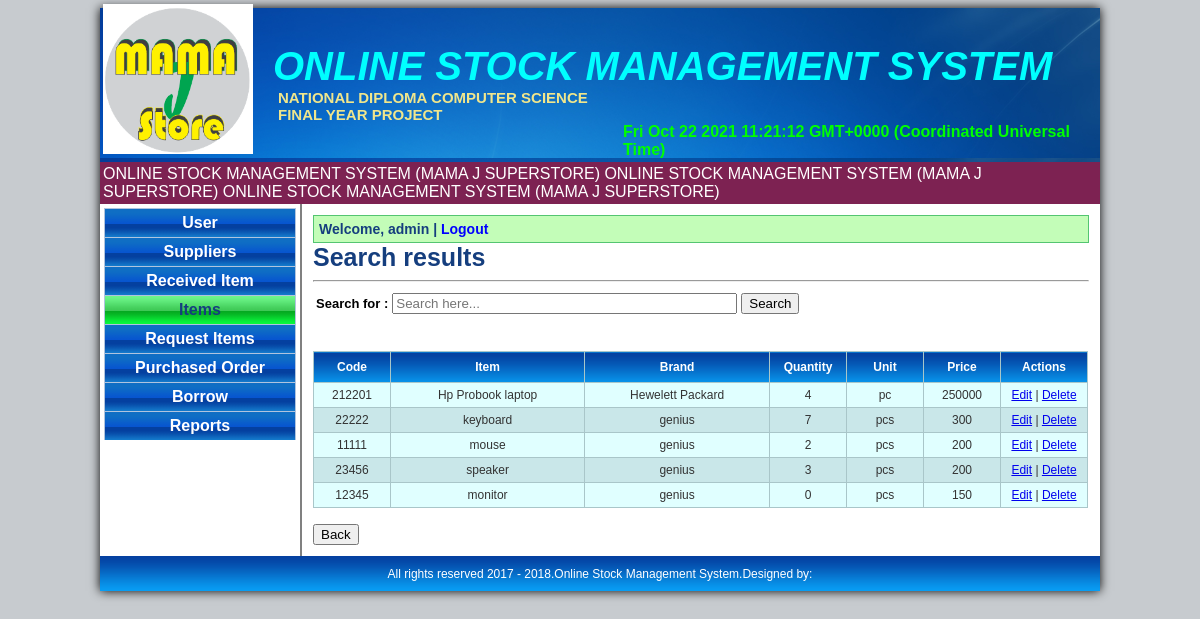
The app's page /search_item.php (signed in) with its own data.
### tables this page shows
CREATE TABLE `itemlist` (
  `item_id` int(11) NOT NULL,
  `item_code` int(50) NOT NULL,
  `item_name` varchar(100) NOT NULL,
  `brand_name` varchar(50) NOT NULL,
  `quantity` int(11) NOT NULL,
  `unit_name` varchar(50) NOT NULL,
  `price` int(11) NOT NULL,
  `type_name` varchar(50) NOT NULL,
  `cat_name` varchar(50) NOT NULL,
  `supplier_id` int(11) NOT NULL,
  `supplier_name` varchar(50) NOT NULL,
  `dateadded` varchar(25) NOT NULL
);

### includes/get_username.php (called while the page is built, shortened)
<?php
if(isset($_SESSION['id']))
	{
		$username=$_SESSION['username'];
	}
else
	{
		header("location:index.php");
	}
?>

### search_item.php (the view)
<?php require_once('includes/header.php');?>
<?php require_once('includes/connection.php');?>
<?php include('includes/get_username.php');?>
	<table id="sidebar">
			<tr id="navbox">
				<td>
					<ul id="nav">
						<li><a href="user.php">User</a></li>
						<li><a href="supplier.php">Suppliers</a></li>
						<li><a href="received_item.php">Received Item</a></li>
						<li><a href="item.php"class="current">Items</a></li>
						<li><a href="request_items.php">Request Items</a></li>
						<li><a href="po.php">Purchased Order</a></li>
						<li><a href="borrow.php">Borrow</a></li>
						<li><a href="report.php">Reports</a></li>
					</ul>
				</td>
			</tr>
	</table>
	<table id="contentbox">
			<tr>
				<td id="content">
				<div class="name">Welcome, <b><?php echo $username; ?></b> | <a href="logout.php">Logout</a></div>
					<div class="label">Search results</div>
					<hr />
					<form name="formsearch" method="post" onsubmit="return validateForm()" action="search_item.php">
						<table>
							<tr>
								<td class="search">Search for :</td>
								<td><input type="text" size="40px" name="search" placeholder="Search here..." /></td>
								<td><input type="submit" value="Search" style="cursor:pointer;"/></td>
							</tr>
						</table>
					</form>
					<br />
					<table class="inventory_table" id="alternatecolor">
						<tr>
							<th width="60">Code</th>
							<th>Item</th>
							<th>Brand</th>
							<th width="60">Quantity</th>
							<th width="60">Unit</th>
							<th width="60">Price</th>
							<th width="70">Actions</th>
						</tr>
						<?php
						$search=$_POST["search"];
						$query="select * from itemlist where  item_name like '%$search%' || brand_name like '%$search%' || supplier_name like '%$search%' ORDER BY item_id DESC";
						$result=mysqli_query($con,$query);
						while($row = mysqli_fetch_array($result))
						{
						?>
						<tr>
							<td><?php echo $row['item_code'];?></td>
							<td><?php echo $row['item_name'];?></td>
							<td><?php echo $row['brand_name'];?></td>
							<td><?php echo $row['quantity'];?></td>
							<td><?php echo $row['unit_name'];?></td>
							<td><?php echo $row['price'];?></td>
							<td><a href='edit_item.php?item_id=<?php echo $row['item_id']?>'>Edit</a> |
							<a href="JavaScript:if(confirm('Are you sure you want to delete this record?')==true)
							{window.location='delete_item.php?item_id=<?php echo $row['item_id']?>';}">Delete</a></td>
						</tr>
						<?php
						}
						?>
					</table>
					<p class="add">
						<a href="item.php"><input type="Button" name="Btnadd" style="cursor:pointer;" value="Back"></a>
					</p>
				</td>
			</tr>
	</table>
<?php require('includes/footer.php');?>

### mainstyle.css (style rules this page uses)
body { background-color:#c7cbcf; }
#sidebar { float:left; width:200px; }
#navbox { height:0px; }
#contentbox { background-color:#ffffff; width:800px; border-left:2px solid gray; }
#content { padding:9px; }
#nav,#nav ul { list-style:none; padding:1px; margin-top:-0px; }
#nav li { width:192px; }
#nav a { border-right:1px solid #B0C4DE; border-top:1px solid #B0C4DE; border-left:1px solid #B0C4DE; display:block; background-image:url(image/nav.png); color:white; text-decoration:none; text-align:center; padding:5px; font-family:arial; font-weight:bold; }
#nav a.current { background-image:url(image/currentbg.png); color:#153E7E; font-weight:bold; }
.name { border:1px solid #54C571; padding:5px; font-family:arial; background-color:#C3FDB8; font-size:14px; font-weight:bold; color:#153E7E; }
.name a { color:blue;text-decoration:none;font-weight:bold; }
.add a { text-decoration:none }
.label { font-family:arial; font-size:25px;font-weight:bold;color:#153E7E; }
.search { text-align:right;font-family:arial; font-size:13px;font-weight:bold; }
table.inventory_table { font-family:sans-serif; font-size:12px; color:#333333; border-width: 1px; border-color: #a9c6c9; border-collapse: collapse; width:775px; }
table.inventory_table th { background-image:url(image/header.png); color:#fff; border-width: 1px; padding: 8px; border-style: solid; border-color: #a9c6c9; }
table.inventory_table td { border-width: 1px; padding: 5px; border-style: solid; border-color: #a9c6c9; text-align:center; }
.oddrowcolor { background-color:#E0FFFF; }
.evenrowcolor { background-color:#c9e7e9; }

### records on screen
itemlist: item_code "212201", item_name "Hp Probook laptop", brand_name "Hewelett Packard", quantity "4", unit_name "pc", price "250000"
itemlist: item_code "22222", item_name "keyboard", brand_name "genius", quantity "7", unit_name "pcs", price "300"
itemlist: item_code "11111", item_name "mouse", brand_name "genius", quantity "2", unit_name "pcs", price "200"
itemlist: item_code "23456", item_name "speaker", brand_name "genius", quantity "3", unit_name "pcs", price "200"
itemlist: item_code "12345", item_name "monitor", brand_name "genius", quantity "0", unit_name "pcs", price "150"

### other values on screen
$username "admin"
